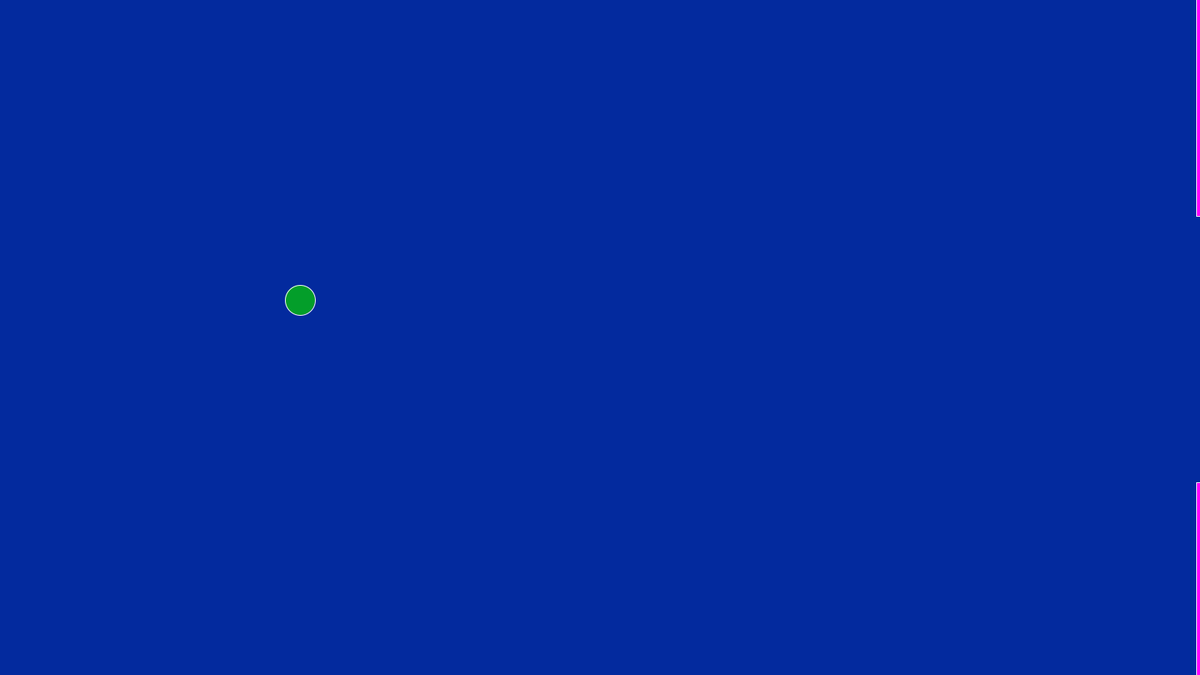
Frame 1 (no input)
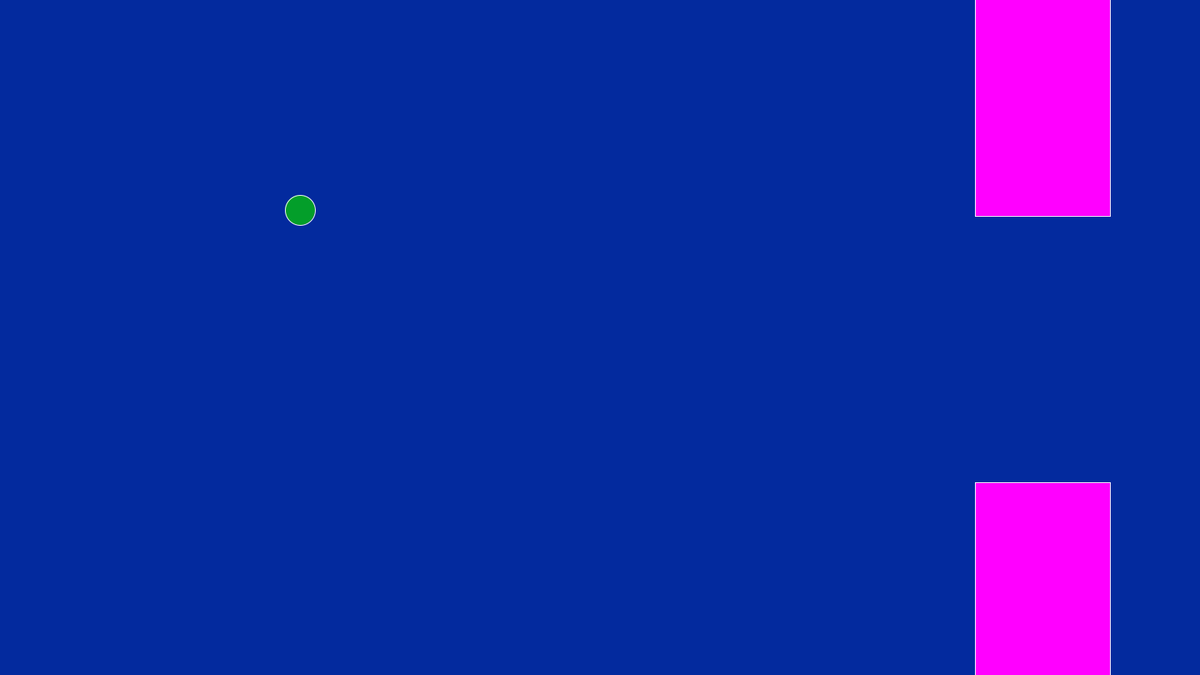
Frame 60 (the mouse pressed at the canvas centre just before this capture)
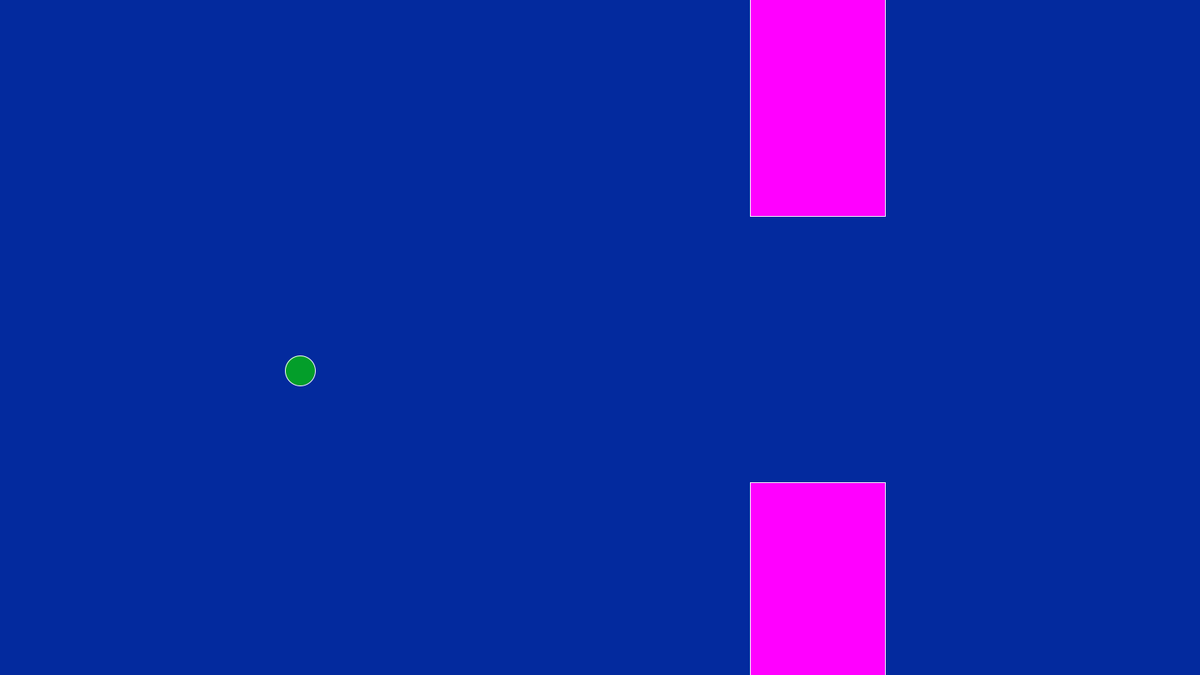
Frame 120 (the mouse held since frame 60 and released just before this capture)

The Processing sketch that drew these frames (run headless with seeded random() and noise(); from frame 60 on, the mouse is pressed at the canvas centre):

// Processing sketch: FlappuyBirb
// ── FlappuyBirb.pde
int score = 0;
boolean gameOver = false;
int gap = 350;
int upperPipeHeight = (int) random(100, 400);
int lowerPipeHeight = height - gap - upperPipeHeight;
int lowerPipeTop = height - lowerPipeHeight;
int rectX = 1600;
int flapX = 400;
int flapY = 400;
int birdVelocity = 1;
int gravity = 1;
void setup(){
  size(1600,900);
  lowerPipeHeight = height - gap - upperPipeHeight;
}

void draw(){
  if (gameOver){
    background(200, 0, 0);
    textSize(32);
text("YOU DIED: Score: " + score, 650, 450); 
fill(0, 0, 0);
   
} else {
 background(3, 42, 158);
  fill(3, 158, 42);
  stroke(255, 255, 255);
  ellipse(flapX, flapY,  40, 40);
  tpPipes();
  tpBird();
  flap(); 
  checkDeath();
}
}

void flap(){
  birdVelocity -= gravity;
  flapY -= birdVelocity;
  if(mousePressed){
  birdVelocity = 15;
  }
}
void tpPipes(){
  if(rectX < -180){
    rectX = width;
    upperPipeHeight = (int) random(100, 400);
    lowerPipeHeight = height - gap - upperPipeHeight;
    score++;
  }
  fill(255, 0, 255);
  rectX -= 5;
  rect(rectX, -5, 180, upperPipeHeight);
  rect(rectX, height - lowerPipeHeight, 180, lowerPipeHeight);
}

  boolean intersectsPipes() {
     if (flapY < upperPipeHeight && flapX > flapX && flapX < (rectX+180)){
          return true; }
     else if (flapY>lowerPipeTop && flapX > rectX && flapX < (rectX+180)) {
          return true;  
      }
     else { return false; }
  }
  void checkDeath(){
   if(intersectsPipes()){
     gameOver = true;
   } else {
     gameOver = false;
   }
  }
  void tpBird(){
    if(flapY < 0){
    flapY = 900;
    } else if (flapY > 900){
      flapY = 0;
    }
  }
